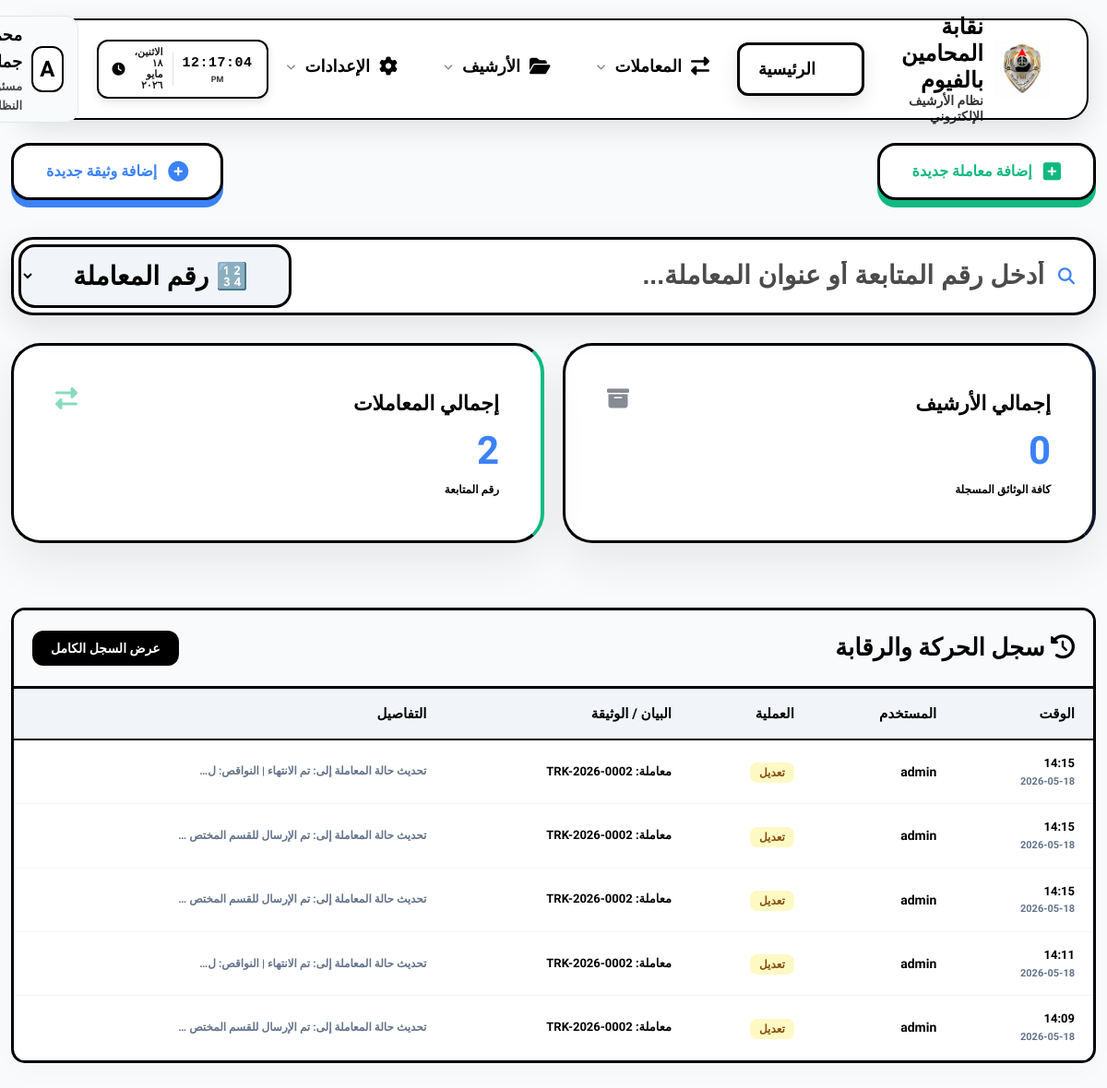
Before: /dashboard/ (signed in) with the older database file.
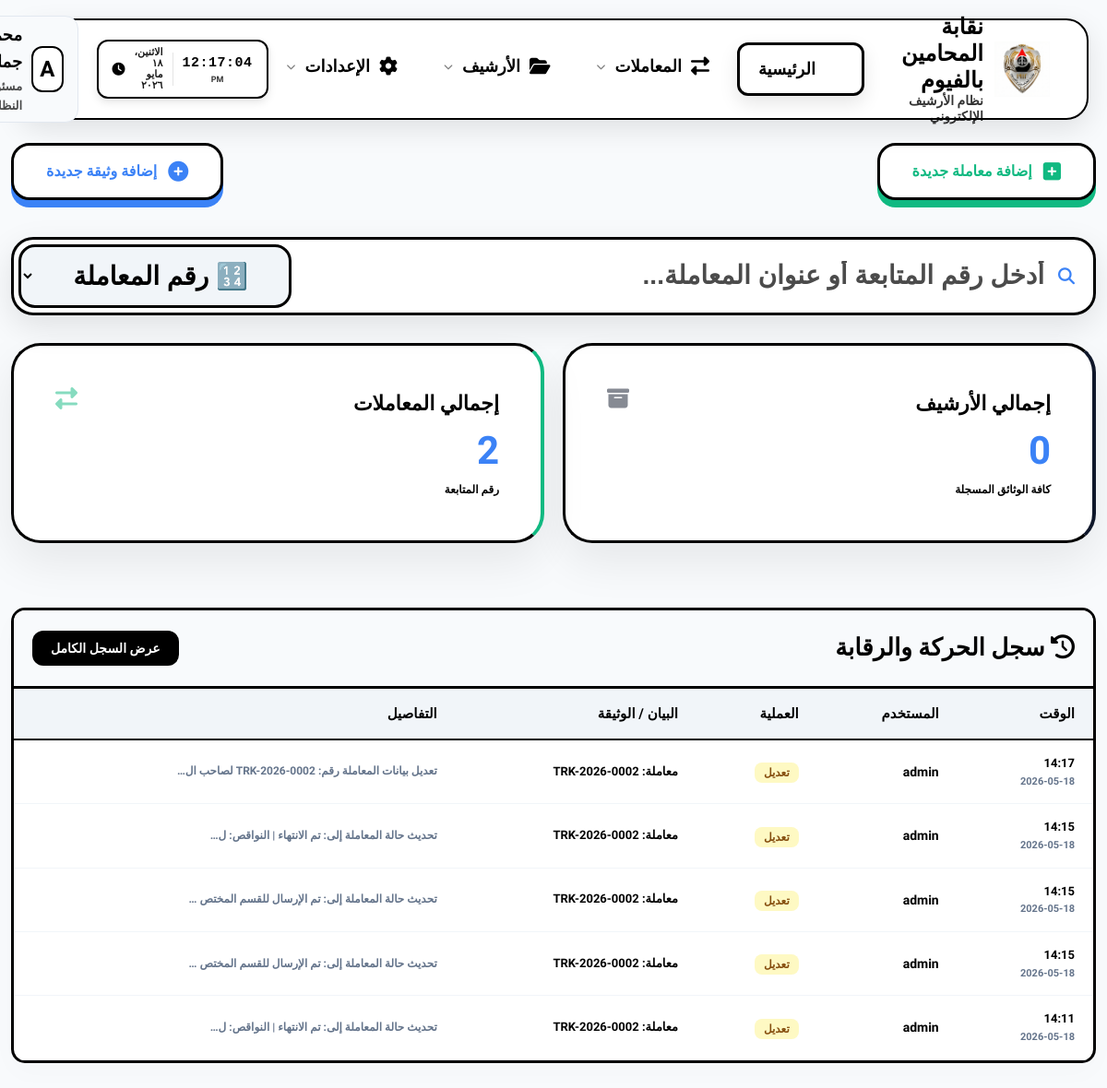
After: the same page with the newer database file.
### eams/models.py (models this page shows, shortened)
class Profile(models.Model):
    ROLE_CHOICES = (
        ('admin', 'مدير نظام'),
        ('employee', 'موظف'),
        ('viewer', 'مشاهد'),
    )
    user = models.OneToOneField(User, on_delete=models.CASCADE, related_name='profile')
    full_name = models.CharField(max_length=255, blank=True, null=True, verbose_name="الاسم بالكامل")
    job_title = models.CharField(max_length=255, blank=True, null=True, verbose_name="الوظيفة")
    department = models.CharField(max_length=255, blank=True, null=True, verbose_name="القسم")
    raw_password = models.CharField(max_length=255, blank=True, null=True, verbose_name="كلمة المرور الحالية (للمدير)")
    access_incoming = models.BooleanField(default=True, verbose_name="الأرشيف الوارد")
    access_outgoing = models.BooleanField(default=True, verbose_name="الأرشيف الصادر")
    access_internal = models.BooleanField(default=True, verbose_name="البريد الداخلي")
    access_reports = models.BooleanField(default=False, verbose_name="التقارير الإحصائية")
    access_categories = models.BooleanField(default=False, verbose_name="إدارة الأقسام")
    access_audit = models.BooleanField(default=False, verbose_name="سجل التحركات")
    access_users = models.BooleanField(default=False, verbose_name="إدارة المستخدمين")

class AuditLog(models.Model):
    ACTION_CHOICES = (
        ('upload', 'رفع'),
        ('edit', 'تعديل'),
        ('delete', 'حذف'),
        ('view', 'عرض'),
    )
    user = models.ForeignKey(User, on_delete=models.SET_NULL, null=True, verbose_name="المستخدم")
    action = models.CharField(max_length=20, choices=ACTION_CHOICES, verbose_name="العملية")
    document_title = models.CharField(max_length=255, verbose_name="عنوان الوثيقة")
    timestamp = models.DateTimeField(auto_now_add=True, verbose_name="الوقت")
    details = models.TextField(blank=True, null=True, verbose_name="التفاصيل")

### eams/views.py (the view)
# urls.py: path('', RedirectView.as_view(url='dashboard/', permanent=True)),
@login_required
def dashboard(request):
    total_docs = Document.objects.count()
    incoming_count = Document.objects.filter(doc_type='incoming').count()
    outgoing_count = Document.objects.filter(doc_type='outgoing').count()
    internal_count = Document.objects.filter(doc_type='internal').count()
    recent_docs = Document.objects.order_by('-uploaded_at')[:5]
    categories = Category.objects.annotate(doc_count=Count('documents')).order_by('-doc_count')[:5]
    activities = AuditLog.objects.order_by('-timestamp')[:5]
    context = {
        'total_docs': total_docs,
        'total_transactions': Transaction.objects.count(),
        'recent_docs': recent_docs,
        'categories': categories,
        'activities': activities,
    }
    return render(request, 'eams/dashboard.html', context)

### templates/eams/dashboard.html (shortened to what this page needs)
{% extends 'base.html' %}
{% block content %}
<div class="fade-in">
    <div class="dashboard-header" style="display: flex; justify-content: space-between; align-items: center; margin-bottom: 40px; flex-wrap: wrap; gap: 20px;">
        <a href="{% url 'transaction_create' %}" class="quick-action-btn btn-transaction-pro">
            <i class="fas fa-plus-square"></i> إضافة معاملة جديدة
        </a>
        <a href="{% url 'document_create' %}" class="quick-action-btn btn-document-pro">
            <i class="fas fa-plus-circle"></i> إضافة وثيقة جديدة
        </a>
    </div>
    <div style="margin-bottom: 30px; position: relative;" id="live-search-wrapper">
        <div class="search-box-container" style="display: flex; align-items: center; gap: 0; background: #fff; border: 3px solid #000000; border-radius: 24px; padding: 5px; box-shadow: 0 12px 35px rgba(0,0,0,0.1); transition: all 0.3s;" id="search-box-container">
            <div style="flex: 1; display: flex; align-items: center; gap: 15px; padding: 0 15px;">
                <i class="fas fa-search" style="color: var(--accent-color); font-size: 18px;"></i>
                <input type="text" id="live-search-input"
                    placeholder="أدخل رقم المتابعة أو عنوان المعاملة..."
                    style="border: none; outline: none; flex-grow: 1; font-size: 28px; background: transparent; color: #000000 !important; font-weight: 900;"
                    autocomplete="off">
            </div>
            <select id="search-type-select" style="background: #f1f5f9 !important; border: 3px solid #000 !important; border-radius: 18px; padding: 15px 40px; font-weight: 900; font-size: 28px; color: #000 !important; cursor: pointer; outline: none; margin-right: 10px; height: auto;">
                <option value="transaction" style="background: #fff; color: #000;" selected>🔢 رقم المعاملة</option>
            </select>
        </div>
    </div>
    {% if request.user.profile.access_users %}
    <div class="stats-grid"
         hx-get="{% url 'dashboard_stats_partial' %}"
         hx-trigger="every 10s"
         hx-swap="innerHTML"
         style="display: grid; grid-template-columns: repeat(auto-fit, minmax(200px, 1fr)); gap: 20px; margin-bottom: 30px;">
        {% include 'eams/partials/stats.html' %}
    </div>
    <div class="data-container table-responsive" style="margin-top: 30px; border: 3px solid #000; padding: 0;">
        <div style="background: #f8fafc; padding: 20px; border-bottom: 3px solid #000; display: flex; justify-content: space-between; align-items: center;">
            <h2 style="font-weight: 900; margin: 0; font-size: 24px;"><i class="fas fa-history"></i> سجل الحركة والرقابة</h2>
            <a href="{% url 'audit_log' %}" style="text-decoration: none; background: #000; color: #fff; padding: 8px 20px; border-radius: 12px; font-weight: 800; font-size: 14px;">عرض السجل الكامل</a>
        </div>
        <table style="width: 100%; border-collapse: collapse; min-width: 800px;">
            <thead style="background: #f1f5f9; border-bottom: 2px solid #000;">
                <tr>
                    <th style="padding: 15px 20px; text-align: right; font-weight: 900;">الوقت</th>
                    <th style="padding: 15px 20px; text-align: right; font-weight: 900;">المستخدم</th>
                    <th style="padding: 15px 20px; text-align: right; font-weight: 900;">العملية</th>
                    <th style="padding: 15px 20px; text-align: right; font-weight: 900;">البيان / الوثيقة</th>
                    <th style="padding: 15px 20px; text-align: right; font-weight: 900;">التفاصيل</th>
                </tr>
            </thead>
            <tbody hx-get="{% url 'dashboard_activities_partial' %}" hx-trigger="every 10s" hx-swap="innerHTML">
                {% include 'eams/partials/activities.html' %}
            </tbody>
        </table>
    </div>
    {% endif %}
</div>
{% endblock %}

### templates/base.html (shortened to what this page needs)
{% load static %}
<!DOCTYPE html>
<html lang="ar" dir="rtl">
<head>
    <link rel="stylesheet" href="https://cdnjs.cloudflare.com/ajax/libs/font-awesome/6.4.0/css/all.min.css">
    <link rel="stylesheet" href="https://unpkg.com/nprogress@0.2.0/nprogress.css">
    <link rel="stylesheet" href="{% static 'css/style.css' %}?v=11">
</head>
<body class="js-loading">
    <div class="topnav-container">
        <nav class="topnav">
            <a href="{% url 'dashboard' %}" class="topnav-brand" style="text-decoration: none;">
                <div class="logo-container">
                    <img src="{% static 'Gemini_Generated_Image_ekeq1aekeq1aekeq.png' %}" alt="Logo" class="main-logo">
                </div>
                <div class="brand-text">
                    <span class="main-title">نقابة المحامين بالفيوم</span>
                    <span class="sub-title">نظام الأرشيف الإلكتروني</span>
                </div>
            </a>
            <ul class="topnav-links">
                <li>
                    <a href="{% url 'dashboard' %}"
                        class="nav-link {% if request.resolver_match.url_name == 'dashboard' %}active{% endif %}">
                        <i class="fas fa-th-large"></i>
                        <span>الرئيسية</span>
                    </a>
                </li>
                <li class="has-dropdown">
                    <a href="#"
                        class="nav-link {% if 'transaction' in request.resolver_match.url_name %}active{% endif %}">
                        <i class="fas fa-exchange-alt"></i>
                        <span>المعاملات</span>
                        <i class="fas fa-chevron-down" style="font-size: 10px; opacity: 0.5;"></i>
                    </a>
                </li>
                <li class="has-dropdown">
                    <a href="#"
                        class="nav-link {% if request.resolver_match.url_name == 'document_list' %}active{% endif %}">
                        <i class="fas fa-folder-open"></i>
                        <span>الأرشيف</span>
                        <i class="fas fa-chevron-down" style="font-size: 10px; opacity: 0.5;"></i>
                    </a>
                </li>
                <li class="has-dropdown">
                    <a href="#" class="nav-link">
                        <i class="fas fa-cog"></i>
                        <span>الإعدادات</span>
                        <i class="fas fa-chevron-down" style="font-size: 10px; opacity: 0.5;"></i>
                    </a>
                </li>
            </ul>
            <div class="topnav-right" style="display: flex; align-items: center; gap: 20px;">
                <div class="live-clock-container"
                    style="background: #ffffff; color: #000000; padding: 6px 15px; border-radius: 12px; display: flex; align-items: center; gap: 10px; box-shadow: 0 4px 10px rgba(0,0,0,0.1); border: 2px solid #000000;">
                    <div style="text-align: center; border-left: 1px solid rgba(0,0,0,0.1); padding-left: 10px;">
                        <div id="live-time"
                            style="font-size: 15px; font-weight: 900; letter-spacing: 0.5px; color: #000000;">00:00:00
                        </div>
                        <div id="live-period"
                            style="font-size: 9px; font-weight: 800; opacity: 0.8; margin-top: -2px; color: #000000;">AM
                        </div>
                    </div>
                    <div id="live-date"
                        style="font-size: 11px; font-weight: 800; opacity: 0.9; text-align: right; line-height: 1.1; color: #000000;">
                        --/--/----</div>
                    <i class="fas fa-clock" style="font-size: 14px; color: #000000; animation: pulse 2s infinite;"></i>
                </div>
                <div class="user-profile has-dropdown">
                    <div class="user-avatar">{{ request.user.username|first|upper }}</div>
                    <div class="user-meta">
                        <span class="user-name">{{ request.user.profile.full_name|default:request.user.username }}</span>
                        <span class="user-role">{{ request.user.profile.job_title|default:'موظف النظام' }}</span>
                    </div>
                </div>
            </div>
        </nav>
    </div>
    <div class="main-content" id="main-content">
        {% block content %}{% endblock %}
    </div>
</body>
</html>

### templates/eams/partials/stats.html
<div class="stat-card" style="border-right: 4px solid var(--primary-color);">
    <div style="display: flex; justify-content: space-between;">
        <div>
            <h3>إجمالي الأرشيف</h3>
            <div class="value">{{ total_docs }}</div>
        </div>
        <i class="fas fa-archive" style="font-size: 24px; color: var(--primary-color); opacity: 0.5;"></i>
    </div>
    <div style="font-size: 12px; color: var(--text-muted);">كافة الوثائق المسجلة</div>
</div>
<div class="stat-card" style="border-right: 4px solid #10b981;">
    <div style="display: flex; justify-content: space-between;">
        <div>
            <h3>إجمالي المعاملات</h3>
            <div class="value">{{ total_transactions }}</div>
        </div>
        <i class="fas fa-exchange-alt" style="font-size: 24px; color: #10b981; opacity: 0.5;"></i>
    </div>
    <div style="font-size: 12px; color: var(--text-muted);">رقم المتابعة</div>
</div>

### templates/eams/partials/activities.html
{% for log in activities %}
<tr style="border-bottom: 1px solid #f1f5f9;">
    <td style="padding: 15px 20px;">
        <div style="font-weight: 900; color: #000; font-size: 13px;">{{ log.timestamp|date:"H:i" }}</div>
        <div style="font-size: 11px; color: #64748b; font-weight: 700;">{{ log.timestamp|date:"Y-m-d" }}</div>
    </td>
    <td style="padding: 15px 20px; font-weight: 800; font-size: 14px; color: #000;">{{ log.user.username }}</td>
    <td style="padding: 15px 20px;">
        {% if log.action == 'upload' %}
        <span style="background: #dcfce7; color: #166534; padding: 4px 10px; border-radius: 8px; font-size: 12px; font-weight: 900;">{{ log.get_action_display }}</span>
        {% elif log.action == 'delete' %}
        <span style="background: #fee2e2; color: #991b1b; padding: 4px 10px; border-radius: 8px; font-size: 12px; font-weight: 900;">{{ log.get_action_display }}</span>
        {% elif log.action == 'edit' %}
        <span style="background: #fef9c3; color: #854d0e; padding: 4px 10px; border-radius: 8px; font-size: 12px; font-weight: 900;">{{ log.get_action_display }}</span>
        {% else %}
        <span style="background: #eff6ff; color: #1e40af; padding: 4px 10px; border-radius: 8px; font-size: 12px; font-weight: 900;">{{ log.get_action_display }}</span>
        {% endif %}
    </td>
    <td style="padding: 15px 20px; font-weight: 700; font-size: 13px;">{{ log.document_title|default:"---" }}</td>
    <td style="padding: 15px 20px; font-size: 12px; color: #64748b; font-weight: 700;">{{ log.details|truncatechars:50 }}</td>
</tr>
{% empty %}
<tr>
    <td colspan="5" style="text-align: center; padding: 30px; color: #64748b; font-weight: 800;">لا يوجد نشاط مسجل</td>
</tr>
{% endfor %}

### templates/base.html (style rules this page uses)
body { font-family: 'Tajawal', sans-serif; }

### templates/eams/dashboard.html (style rules this page uses)
.quick-action-btn { padding: 15px 35px; border-radius: 20px; font-weight: 900; font-size: 16px; display: inline-flex; align-items: center; gap: 12px; transition: all 0.3s cubic-bezier(0.4, 0, 0.2, 1); text-decoration: none; border: 3px solid #000; background: #fff; position: relative; z-index: 1; }
.quick-action-btn i { font-size: 22px; }
.btn-transaction-pro { color: #10b981 !important; box-shadow: 0 8px 0 #10b981; }
.btn-document-pro { color: #3b82f6 !important; box-shadow: 0 8px 0 #3b82f6; }

Changed rows visible on the page:
no longer on this page (row unchanged): AuditLog: timestamp "14:09", timestamp "2026-05-18", user.username "admin", action "تعديل", document_title "معاملة: TRK-2026-0002", details "تحديث حالة المعاملة إلى: تم الإرسال للقسم المختص …"
added AuditLog: timestamp "14:17", timestamp "2026-05-18", user.username "admin", action "تعديل", document_title "معاملة: TRK-2026-0002", details "تعديل بيانات المعاملة رقم: TRK-2026-0002 لصاحب ال…"
